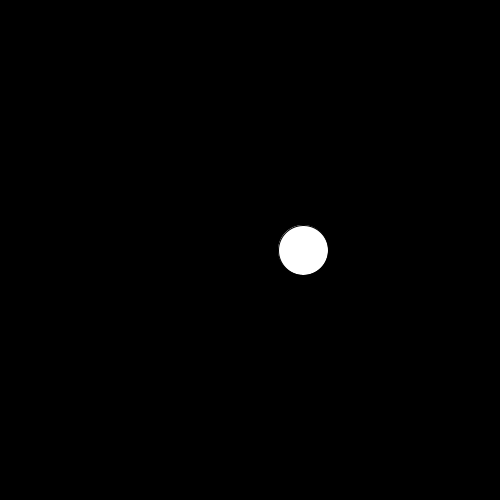
Frame 1 (no input)
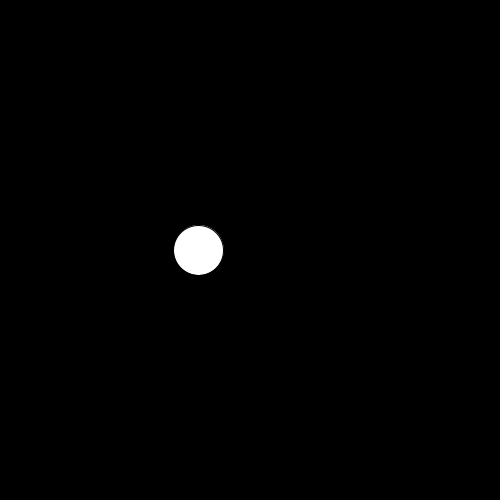
Frame 60 (the mouse pressed at the canvas centre just before this capture)
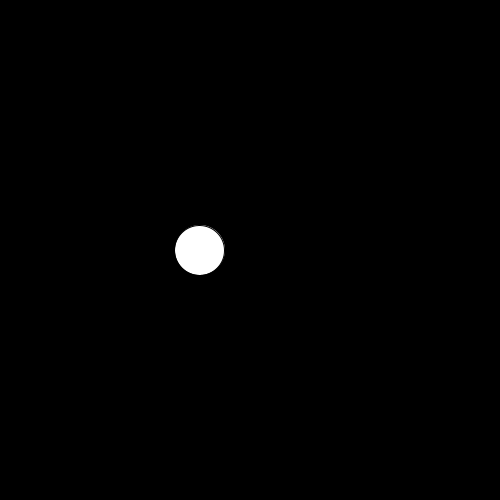
Frame 120 (the mouse held since frame 60 and released just before this capture)

The Processing sketch that drew these frames (run headless with seeded random() and noise(); from frame 60 on, the mouse is pressed at the canvas centre):

// Processing sketch: cours_02_noisePerlin
// ── cours_02_noisePerlin.pde
float perlinNoise;
float perlinOffset;

void setup()
{
  size(500, 500);
  perlinNoise = 0;
  perlinOffset = 0.01;
}

void draw()
{
  background(0);
  
  float x = noise(perlinNoise) * width;
  println(x);
  ellipse(x, height/2, 50, 50);
  
  perlinNoise += perlinOffset;
}
